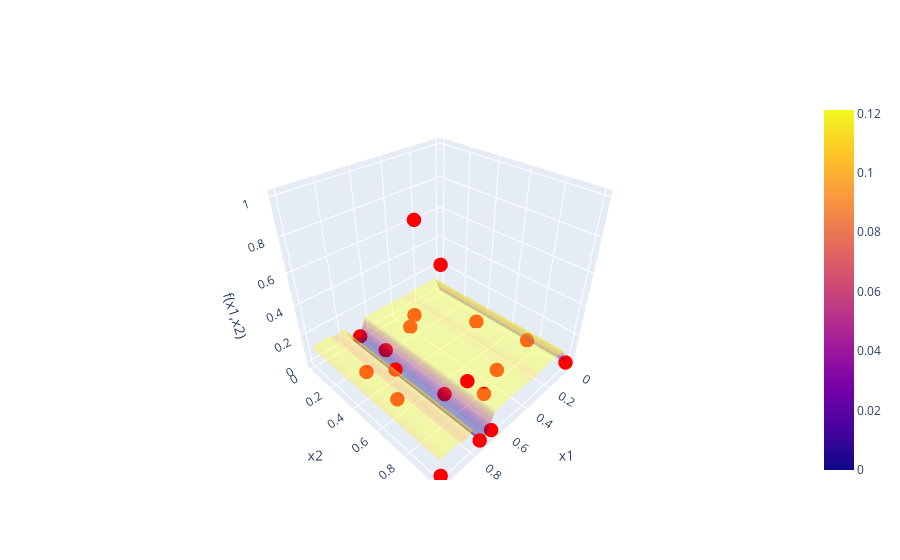
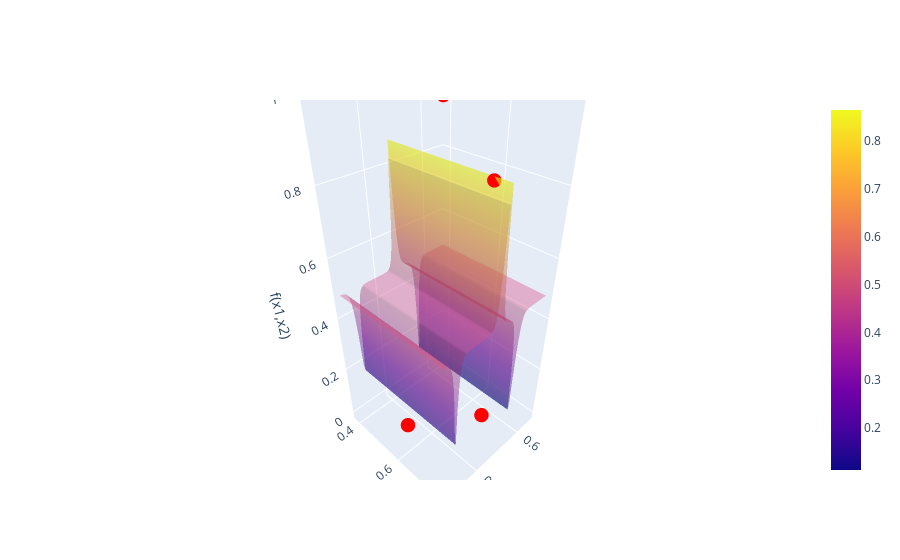

Notebook code for these charts, in order:
### Markdown cell above
# Function 01
Week 6 notes
- global model kept flattening out
- hacked a local model (needs cleanup, especially around handling of scaling)
- set beta = 0
- set grid to 100 - needs optimizer
- need to plot local model in original coordinates, not transformed coordinates

### Code cell
#pd.set_option('display.float_format', '{:.2g}'.format)
#pd.reset_option('display.float_format')


pd.set_option("display.precision",3)

f1 = BBfcn(1)
print("BEFORE LOG TRANSFORMATION")
print("---")
print(f1)


# Customer strategy for f1() to remove negative values and take log of y
class f1_scale_and_outliers(Transformation):    
    def apply(self,data):
        self.substitute_val_for_small_values = 1e-50
        data.loc[data["y"]<1e-70,"y"] = self.substitute_val_for_small_values
        data["y"] = np.log10(data["y"])
        scaler = MinMaxScaler(feature_range=(0, 1))
        data["y"] = scaler.fit_transform(data[["y"]])
        #data.drop(data.tail(4).index, inplace=True)

tr = f1_scale_and_outliers()
f1.transform(tr)
print("AFTER LOG TRANSFORMATION")
print("---")
print(f1)
f1.plot_feature_correlations()
f1.plot_correlations_with_cross_terms()
#kernel = C(1, (1e-5, 10)) * Matern(length_scale=1, nu=2.5) + WhiteKernel(noise_level=0.01)
# kernel = C(10, (0.001, 10)) * Matern(length_scale=[0.05,0.05],nu=0.1) + WhiteKernel(noise_level=0.0)
nxt_full_space = f1.nextPointBayesianOptim(numgrid=20,acqFcn="UCB",beta=0.5)
format_query(np.array([nxt_full_space]))

f1_trust = TrustRegion(1)
f1_trust.set_data_manually(f1.data)  # only required here because we did a log transform on origianl data
f1_trust.set_center(f1.argmax_as_np)
print("TRUST REGION AROUND CURRENT MAX")
print(f1_trust)
X_next = f1_trust.nextPointBayesianOptim(numgrid=100,acqFcn="UCB",beta=0.5)
format_query(np.array([X_next]))

### Figure 1 — Plotly figure (JSON) as saved in the notebook; plotly's stock layout.template omitted (floating-point values rounded to 4 significant figures; data arrays with more than 128 entries replaced by an {"elided": "..."} marker saying what was removed)
{"data": [{"opacity": 0.4, "type": "surface", "x": {"elided": "20x20 float values"}, "y": {"elided": "20x20 float values"}, "z": {"elided": "20x20 float values"}}, {"marker": {"color": "red", "size": 5}, "mode": "markers", "name": "Measured points", "type": "scatter3d", "x": [0.3194, 0.5743, 0.731, 0.8404, 0.6501, 0.4104, 0.3127, 0.6834, 0.08251, 0.8839, 0.9973, 0.6531, 0.0, 0.0, 0.6531, 0.7368, 0.7307, 0.6842, 0.7287], "y": [0.763, 0.8799, 0.733, 0.2647, 0.6815, 0.1476, 0.07872, 0.8611, 0.4035, 0.5823, 1.0, 0.2041, 1.0, 0.7347, 1.0, 1.0, 0.5823, 0.0, 0.3823], "z": [0.0, 0.09845, 0.8556, 0.0, 0.0, 0.0, 0.0, 0.2552, 0.0, 0.06853, 0.0, 0.0, 0.0, 0.0, 0.0, 0.0, 1.0, 0.0, 0.02355]}], "layout": {"scene": {"xaxis": {"title": {"text": "x1"}}, "yaxis": {"title": {"text": "x2"}}, "zaxis": {"title": {"text": "f(x1,x2)"}}}}}

### Figure 2 — Plotly figure (JSON) as saved in the notebook; plotly's stock layout.template omitted (floating-point values rounded to 4 significant figures; data arrays with more than 128 entries replaced by an {"elided": "..."} marker saying what was removed)
{"data": [{"opacity": 0.4, "type": "surface", "x": {"elided": "100x100 float values"}, "y": {"elided": "100x100 float values"}, "z": {"elided": "100x100 float values"}}, {"marker": {"color": "red", "size": 5}, "mode": "markers", "name": "Measured points", "type": "scatter3d", "x": [0.731, 0.6501, 0.8839, 0.7307], "y": [0.733, 0.6815, 0.5823, 0.5823], "z": [0.8556, 0.0, 0.06853, 1.0]}], "layout": {"scene": {"xaxis": {"title": {"text": "x1"}}, "yaxis": {"title": {"text": "x2"}}, "zaxis": {"title": {"text": "f(x1,x2)"}}}}}
